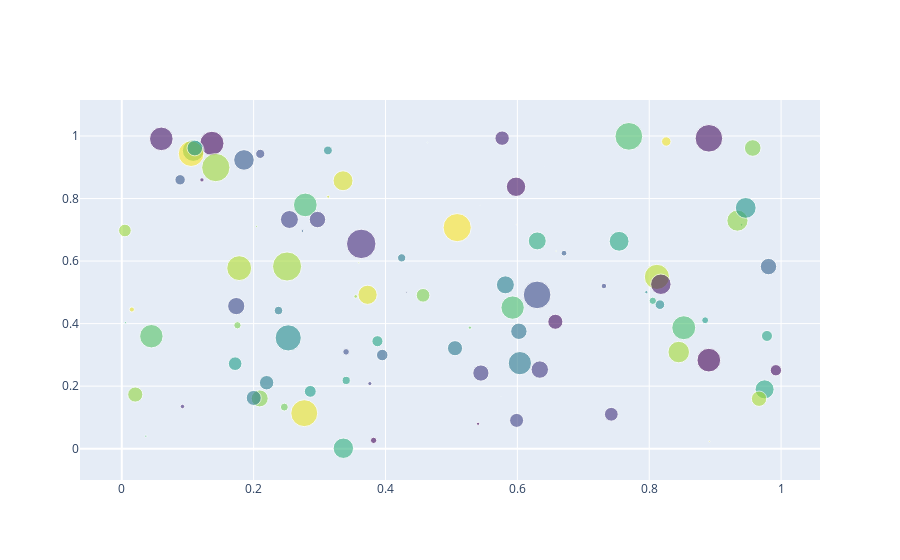

The notebook cell this image was saved under:
### Markdown cell above
# Static Image Export
https://plot.ly/python/static-image-export/

### Code cell
import plotly.graph_objects as go
import numpy as np
np.random.seed(100)

N = 100
x = np.random.rand(N)
y = np.random.rand(N)
colors = np.random.rand(N)
sz = np.random.rand(N) * 30

fig = go.Figure()
fig.add_trace(go.Scatter(
    x=x,
    y=y,
    mode="markers",
    marker=go.scatter.Marker(
        size=sz,
        color=colors,
        opacity=0.6,
        colorscale="Viridis"
    )
))

fig.show()
